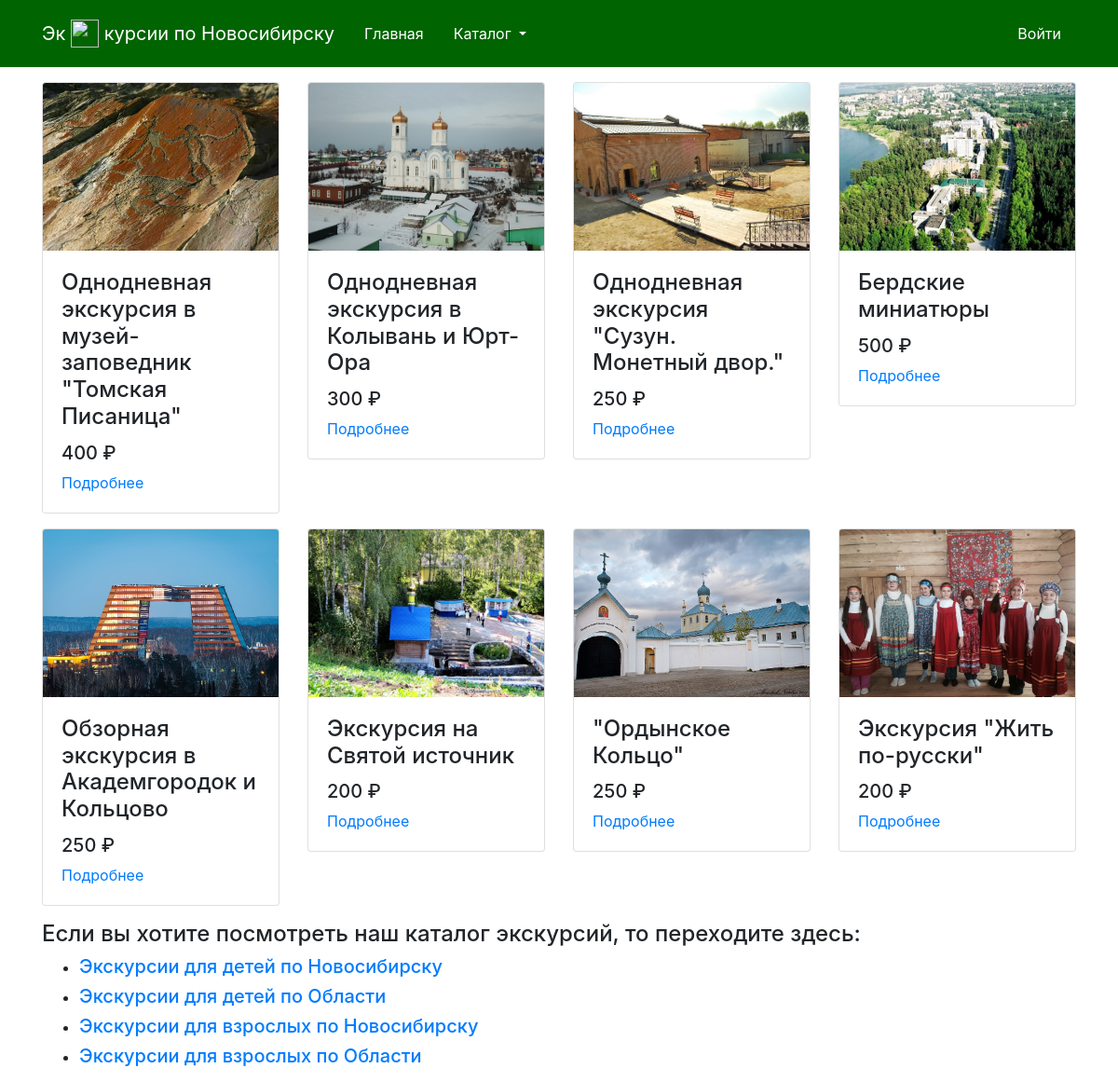
Screenshot of /category.php?id_category=2 with the database file from the repository.
### tables this page shows
CREATE TABLE IF NOT EXISTS `products` (
  `id` int(10) unsigned NOT NULL AUTO_INCREMENT,
  `name` varchar(255) NOT NULL,
  `slug` varchar(50) NOT NULL,
  `id_category` int(10) unsigned NOT NULL,
  `img` varchar(255) DEFAULT NULL,
  `description` text DEFAULT NULL,
  `price` int(11) DEFAULT NULL,
  PRIMARY KEY (`id`),
  KEY `FK_products_category` (`id_category`),
  CONSTRAINT `FK_products_category` FOREIGN KEY (`id_category`) REFERENCES `category` (`id`)
);

CREATE TABLE IF NOT EXISTS `category` (
  `id` int(10) unsigned NOT NULL AUTO_INCREMENT,
  `name` varchar(50) NOT NULL,
  `slug` varchar(50) NOT NULL,
  PRIMARY KEY (`id`)
);

### category.php (the view)
<?php
require_once "template/header.php";
$query = 'SELECT * FROM `products` WHERE id_category=' . $_GET['id_category'];
$result = mysqli_query($conn, $query);
$products = mysqli_fetch_all($result, MYSQLI_ASSOC);
?>
    <? $j = 1;
       $count = 0; ?>
    <? foreach ($products as $key => $product): ?>
        <? if ($j == 1) {
            echo "<div class=\"row mt-3 mb-3\">";
        } ?>
        <div class='col-3'>
            <div class='card'>
            <img src="<?php echo $product ['img']?>" alt="" width="150"height="180" class="card-img-top">
                <div class="card-body">
                    <h4 class="card-title"><?= $product ['name']?></h4>
                    <h5 class="card-text"><?= $product ['price']?> ₽</h5>
                    <a href="/product.php?id=<?= $product['id'] ?>">Подробнее</a>
                </div>
            </div>
        </div>
        <? $count++;
        if ($j == 4 or $count >= count($products)) {
            echo "</div>";
            $j = 0;
        }
        $j++; ?>
    <? endforeach; ?>
<?php
require_once "template/menu.php";
require_once "template/footer.php";
?>

### template/menu.php
<?php
$query = "SELECT * FROM `category`";
$result = mysqli_query($conn, $query);
$categories = mysqli_fetch_all($result, MYSQLI_ASSOC);
?>
<div class='row'>
    <div class='col-12'>
        <h4> Если вы хотите посмотреть наш каталог экскурсий, то переходите здесь: </h4>
        <ul type="disk">
            <?php foreach ($categories as $key => $category) : ?>
                <li>
                    <h5><a href='/category.php?id_category=<?= $category['id'] ?>'><?= $category['name'] ?></a></h5>
                </li>
            <?php endforeach; ?>
        </ul>
    </div>
</div>

### rows the page displays
products: img (picture), name "Однодневная экскурсия в музей-заповедник \"Томская Писаница\"", price "400"
products: img (picture), name "Однодневная экскурсия в Колывань и Юрт-Ора", price "300"
products: img (picture), name "Однодневная экскурсия \"Сузун. Монетный двор.\"", price "250"
products: img (picture), name "Бердские миниатюры", price "500"
products: img (picture), name "Обзорная экскурсия в Академгородок и Кольцово", price "250"
products: img (picture), name "Экскурсия на Святой источник", price "200"
products: img (picture), name "\"Ордынское Кольцо\"", price "250"
products: img (picture), name "Экскурсия \"Жить по-русски\"", price "200"
category: name "Экскурсии для детей по Новосибирску"
category: name "Экскурсии для детей по Области"
category: name "Экскурсии для взрослых по Новосибирску"
category: name "Экскурсии для взрослых по Области"
